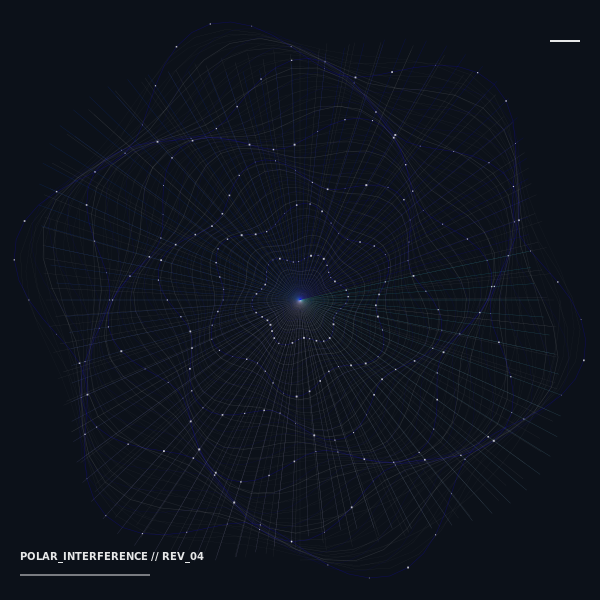

The Python source for this figure:
import cairo
import math
import random

# Setup
width, height = 600, 600 # Square format for radial symmetry
surface = cairo.ImageSurface(cairo.FORMAT_ARGB32, width, height)
ctx = cairo.Context(surface)

# Background: Deep Charcoal/Cobalt hybrid
ctx.set_source_rgb(0.05, 0.07, 0.1)
ctx.paint()

def polar_to_cartesian(cx, cy, r, theta):
    return cx + r * math.cos(theta), cy + r * math.sin(theta)

def draw_grid_layer(ctx, cx, cy, rings, slices, rotation_offset, distortion_factor, alpha, color_mode="neutral"):
    """
    Generates a polar-mapped Swiss grid with radial distortion.
    """
    max_radius = min(width, height) * 0.45
    
    # 1. Draw Radial Ribs (Slices)
    for s in range(slices):
        angle = (s / slices) * (2 * math.pi) + rotation_offset
        
        ctx.move_to(cx, cy)
        for r_step in range(10, int(max_radius), 5):
            # Apply radial distortion: radius expands and contracts based on angle
            distorted_r = r_step * (1 + distortion_factor * math.sin(angle * 4 + r_step * 0.02))
            
            x, y = polar_to_cartesian(cx, cy, distorted_r, angle)
            ctx.line_to(x, y)
        
        # Spectral transition based on angle/density
        if color_mode == "spectral":
            r_val = 0.2 + 0.5 * math.sin(angle)
            g_val = 0.4 + 0.4 * math.cos(angle * 0.5)
            b_val = 0.9
            ctx.set_source_rgba(r_val, g_val, b_val, alpha * 0.8)
        else:
            ctx.set_source_rgba(0.9, 0.9, 0.9, alpha)
            
        ctx.set_line_width(0.3)
        ctx.stroke()

    # 2. Draw Concentric Rings with Stochastically Perturbed Connectivity
    for r_idx in range(1, rings):
        r_base = (r_idx / rings) * max_radius
        
        ctx.new_path()
        for s in range(slices + 1):
            angle = (s / slices) * (2 * math.pi) + rotation_offset
            
            # Interference logic: distortion shifts based on ring index
            distortion = distortion_factor * math.sin(angle * 6 + r_base * 0.05)
            r_final = r_base * (1 + distortion)
            
            x, y = polar_to_cartesian(cx, cy, r_final, angle)
            
            if s == 0:
                ctx.move_to(x, y)
            else:
                ctx.line_to(x, y)
        
        # Line weight modulation based on radius (Swiss hierarchy)
        weight = 0.5 if r_idx % 4 == 0 else 0.15
        ctx.set_line_width(weight)
        ctx.stroke()

def draw_intersections(ctx, cx, cy, rings, slices, rotation_offset, distortion_factor):
    """
    Adds geometric 'data nodes' at grid intersections to simulate bitmapped dither.
    """
    max_radius = min(width, height) * 0.45
    for r_idx in range(4, rings, 4):
        r_base = (r_idx / rings) * max_radius
        for s in range(0, slices, 2):
            angle = (s / slices) * (2 * math.pi) + rotation_offset
            distortion = distortion_factor * math.sin(angle * 6 + r_base * 0.05)
            r_final = r_base * (1 + distortion)
            x, y = polar_to_cartesian(cx, cy, r_final, angle)
            
            # Small Brutalist squares instead of circles
            size = random.uniform(0.5, 2.0)
            ctx.rectangle(x - size/2, y - size/2, size, size)
            ctx.set_source_rgba(1, 1, 1, 0.7)
            ctx.fill()

# --- Execution ---

cx, cy = width / 2, height / 2

# Layer 1: Background Atmospheric Grid (Subtle Moire)
draw_grid_layer(ctx, cx, cy, rings=40, slices=60, rotation_offset=0, 
                distortion_factor=0.05, alpha=0.1)

# Layer 2: Secondary Offset Grid (Creates Interference)
draw_grid_layer(ctx, cx, cy, rings=35, slices=55, rotation_offset=math.pi/30, 
                distortion_factor=0.08, alpha=0.15)

# Layer 3: The Primary "Spectral" Structural Grid
draw_grid_layer(ctx, cx, cy, rings=25, slices=90, rotation_offset=-math.pi/15, 
                distortion_factor=0.12, alpha=0.4, color_mode="spectral")

# Layer 4: High-Density Nodes (Stochastic Perturbation)
draw_intersections(ctx, cx, cy, rings=25, slices=90, rotation_offset=-math.pi/15, 
                   distortion_factor=0.12)

# Layer 5: Typographic/Modular Elements (Swiss Precision)
# Adding "Ghost" shapes through clipping and repetition
for i in range(5):
    ctx.set_source_rgba(1, 1, 1, 0.05)
    size = 100 + i * 40
    ctx.set_line_width(0.5)
    ctx.arc(cx, cy, size, 0, math.pi * 0.5) # Quarter circles
    ctx.stroke()

# Final Polish: Asymmetric Swiss Layout Element
ctx.set_source_rgba(1, 1, 1, 0.9)
ctx.select_font_face("sans-serif", cairo.FONT_SLANT_NORMAL, cairo.FONT_WEIGHT_BOLD)
ctx.set_font_size(10)
ctx.move_to(20, height - 40)
ctx.show_text("POLAR_INTERFERENCE // REV_04")
ctx.move_to(20, height - 25)
ctx.set_line_width(1)
ctx.line_to(150, height - 25)
ctx.stroke()

# Create a small "Balance" element in the top right
ctx.rectangle(width - 50, 40, 30, 2)
ctx.fill()
